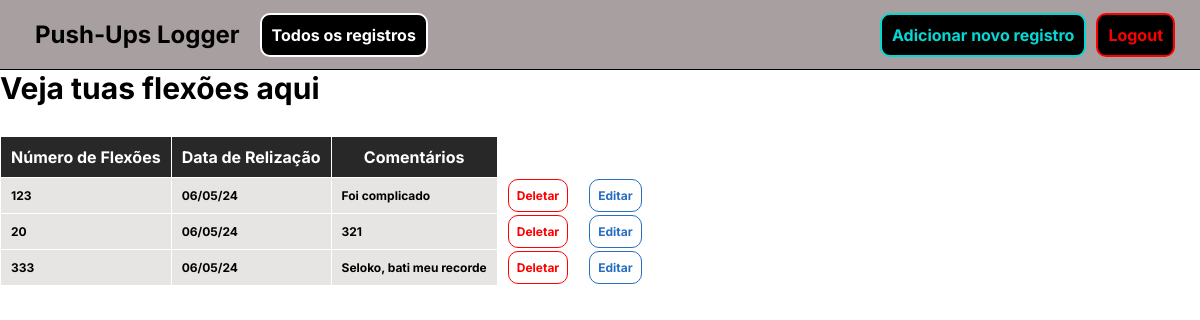
The app's page /all_workouts (signed in), older data.
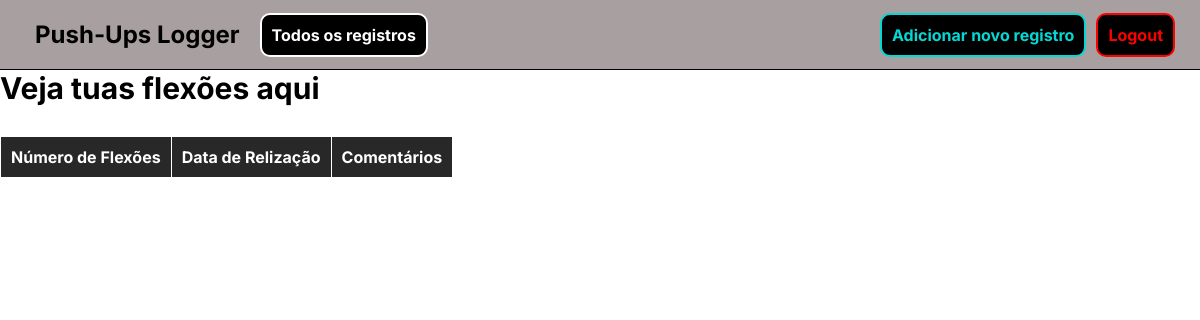
The same page, newer data.
### models.py (models this page shows)
class Workout(db.Model):
    id = db.Column(db.Integer, primary_key=True)
    pushups = db.Column(db.Integer, nullable=False)
    date_posted = db.Column(db.DateTime, nullable=False, default=datetime.now(timezone.utc))
    comment = db.Column(db.Text, nullable=False)
    user_id = db.Column(db.Integer, db.ForeignKey("user.id"), nullable=False)

### main.py (the view)
@main.route("/")
@main.route("/all_workouts")
def all_workouts():
    if not "current_user_email" in session:
        return redirect(url_for("auth.login"))
    current_user_email = session["current_user_email"]
    current_user = User.query.filter_by(email=current_user_email).first_or_404()
    workouts = current_user.workouts
    return render_template("main/all_workouts.html", user=current_user, workouts=workouts)

### templates/main/all_workouts.html (shortened to what this page needs)
{% extends "main/base.html" %}
{% block css %}<link rel="stylesheet" href="../../static/css/all_workouts.css">{% endblock %}
{% block content %}
<main class="blank_container">
    <h2>Veja tuas flexões aqui</h2>
    <table>
        <thead>
            <tr>
                <th>Número de Flexões</th>
                <th>Data de Relização</th>
                <th>Comentários</th>
            </tr>
        </thead>
        <tbody>
            {% for workout in workouts %}
            <tr>
                <td>{{ workout.pushups }}</td>
                <td>{{ workout.date_posted.strftime('%d/%m/%y') }}</td>
                <td>{{ workout.comment }}</td>
                <td>
                    <a
                    class="delete_bt"
                    href="{{ url_for('main.delete_workout', workout_id=workout.id) }}"
                    role="button">Deletar</a>
                </td>
                <td>
                    <a
                    class="edit_bt"
                    href="{{ url_for('main.edit_workout', workout_id=workout.id)}}"
                    role="button"
                    >Editar</a>
                </td>
            </tr>
            {% endfor %}
        </tbody>
    </table>
</main>
{% endblock%}

### templates/main/base.html (shortened to what this page needs)
<!DOCTYPE html>
<html lang="en">
<head>
    <link rel="stylesheet" href="../../static/css/main_nav.css">
    {% block css %}{% endblock %}
</head>
<body>
    <nav class="navbar">
        <ul>
            <div class="left_nav_content">
                <h1>Push-Ups Logger</h1>
                <a href="/all_workouts" id="all_pushups">Todos os registros</a>
            </div>
            <div class="right_nav_content">
                <a href="/new_workout" id="add_new_workout">Adicionar novo registro</a>
                <a href="/logout" id="logout">Logout</a>
            </div>
        </ul>
    </nav>
    {% block content %}{% endblock %}
</body>
</html>

### static/css/main_nav.css (style rules this page uses)
:root { --general-border-radius: 10px; }
* { font-family: 'Inter', sans-serif; margin: 0; padding: 0; }
html { height: 100%; width: 100%; font-size: 62.5%; }
body { height: 100%; width: 100%; }
.navbar { width: 100%; }
.navbar ul { display: flex; background-color: rgb(168, 160, 160); border-bottom: 1px solid black; justify-content: space-between; padding: 1rem 2rem 1rem 2rem; }
.navbar ul div { display: flex; align-items: center; font-size: 1.6rem; font-weight: bold; }
.navbar ul div * { margin: 0 0.5rem 0 0.5rem; padding: 1rem; border-radius: var(--general-border-radius); }
a { text-decoration: none; }
#all_pushups, #profile { color: rgb(255, 255, 255); border: 2px solid; background-color: black; }
#add_new_workout { color: rgb(5, 216, 212); border: 2px solid rgb(5, 216, 212); background-color: black; }
#logout { color: red; border: 2px solid red; background-color: black; }

### static/css/all_workouts.css (style rules this page uses)
:root { --general-border-radius: 10px; }
* { font-family: 'Inter', sans-serif; margin: 0; padding: 0; }
html { height: 100%; width: 100%; font-size: 62.5%; }
body { height: 100%; width: 100%; }
.blank_container { height: calc(100% - 70px); width: 100%; }
h2 { font-size: 3rem; }
table { border-collapse: collapse; margin-top: 3rem; }
table td, table th { border: 1px solid white; padding: 1rem; }
th { color: white; background-color: rgba(29, 28, 28, 0.944); font-size: 1.6rem; }

Row changes from the older to the newer data that the page shows:
removed Workout: pushups "123", date_posted "06/05/24", comment "Foi complicado"
removed Workout: pushups "20", date_posted "06/05/24", comment "321"
removed Workout: pushups "333", date_posted "06/05/24", comment "Seloko, bati meu recorde"
